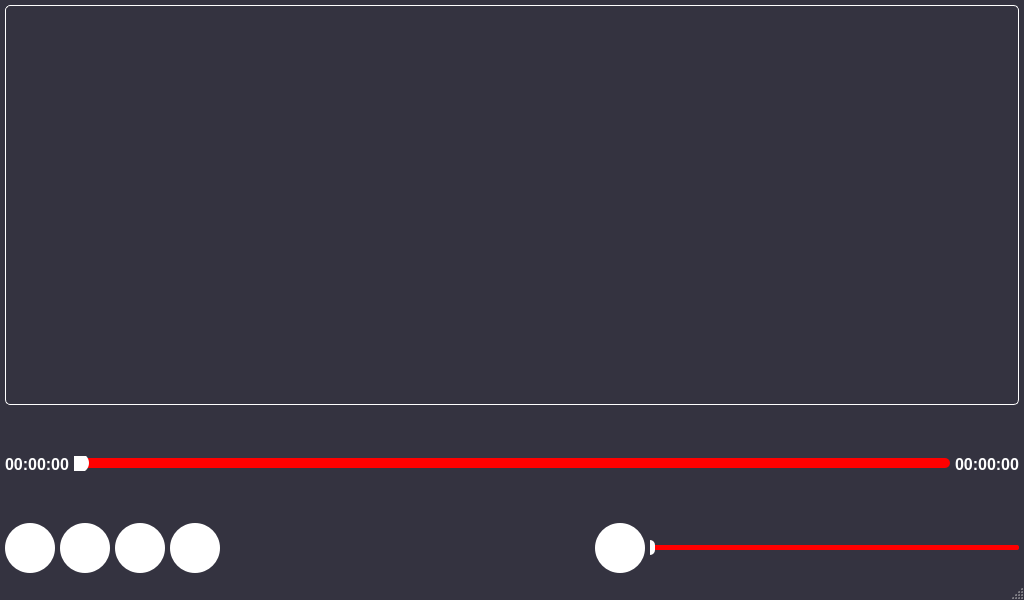
<?xml version="1.0" encoding="UTF-8"?>
<ui version="4.0">
 <class>VideoWindow</class>
 <widget class="QMainWindow" name="VideoWindow">
  <property name="geometry">
   <rect>
    <x>0</x>
    <y>0</y>
    <width>1024</width>
    <height>600</height>
   </rect>
  </property>
  <property name="windowTitle">
   <string>Video Player</string>
  </property>
  <property name="styleSheet">
   <string notr="true">QMainWindow {
    background-color: rgb(52,51,64);
}
QLabel {
    color: rgb(255,255,255);
}</string>
  </property>
  <widget class="QWidget" name="centralwidget">
   <layout class="QVBoxLayout" name="verticalLayout">
    <property name="spacing">
     <number>5</number>
    </property>
    <property name="leftMargin">
     <number>5</number>
    </property>
    <property name="topMargin">
     <number>5</number>
    </property>
    <property name="rightMargin">
     <number>5</number>
    </property>
    <property name="bottomMargin">
     <number>5</number>
    </property>
    <item>
     <widget class="QGroupBox" name="groupBox_Video">
      <property name="minimumSize">
       <size>
        <width>0</width>
        <height>400</height>
       </size>
      </property>
      <property name="styleSheet">
       <string notr="true">QGroupBox {
    border: 1px solid rgb(255,255,255);
    border-radius: 5px;
}</string>
      </property>
      <property name="title">
       <string/>
      </property>
     </widget>
    </item>
    <item>
     <layout class="QHBoxLayout" name="timeLayout">
      <item>
       <widget class="QLabel" name="label_Current_Time">
        <property name="minimumSize">
         <size>
          <width>60</width>
          <height>20</height>
         </size>
        </property>
        <property name="font">
         <font>
          <pointsize>12</pointsize>
          <bold>true</bold>
         </font>
        </property>
        <property name="text">
         <string>00:00:00</string>
        </property>
       </widget>
      </item>
      <item>
       <widget class="QSlider" name="horizontalSlider_Duration">
        <property name="styleSheet">
         <string notr="true">QSlider::groove:horizontal {
    height: 10px;
    background: red;
    border-radius: 5px;
}
QSlider::handle:horizontal {
    background: rgb(255,255,255);
    width: 20px;
    height: 20px;
    margin: -5px -5px;
    border-radius: 10px;
}</string>
        </property>
        <property name="orientation">
         <enum>Qt::Orientation::Horizontal</enum>
        </property>
       </widget>
      </item>
      <item>
       <widget class="QLabel" name="label_Total_Time">
        <property name="minimumSize">
         <size>
          <width>60</width>
          <height>20</height>
         </size>
        </property>
        <property name="font">
         <font>
          <pointsize>12</pointsize>
          <bold>true</bold>
         </font>
        </property>
        <property name="text">
         <string>00:00:00</string>
        </property>
       </widget>
      </item>
     </layout>
    </item>
    <item>
     <layout class="QHBoxLayout" name="controlsLayout">
      <item>
       <widget class="QPushButton" name="pushButton_Seek_Backward">
        <property name="minimumSize">
         <size>
          <width>50</width>
          <height>50</height>
         </size>
        </property>
        <property name="styleSheet">
         <string notr="true">QPushButton {
    border: none;
    border-radius: 25px;
    background-color: rgb(255,255,255);
    color: rgb(52,51,64);
    padding: 0px;
}</string>
        </property>
        <property name="text">
         <string/>
        </property>
        <property name="iconSize">
         <size>
          <width>32</width>
          <height>32</height>
         </size>
        </property>
       </widget>
      </item>
      <item>
       <widget class="QPushButton" name="pushButton_Play_Pause">
        <property name="minimumSize">
         <size>
          <width>50</width>
          <height>50</height>
         </size>
        </property>
        <property name="styleSheet">
         <string notr="true">QPushButton {
    border: none;
    border-radius: 25px;
    background-color: rgb(255,255,255);
    color: rgb(52,51,64);
    padding: 0px;
}</string>
        </property>
        <property name="text">
         <string/>
        </property>
        <property name="iconSize">
         <size>
          <width>32</width>
          <height>32</height>
         </size>
        </property>
       </widget>
      </item>
      <item>
       <widget class="QPushButton" name="pushButton_Stop">
        <property name="minimumSize">
         <size>
          <width>50</width>
          <height>50</height>
         </size>
        </property>
        <property name="styleSheet">
         <string notr="true">QPushButton {
    border: none;
    border-radius: 25px;
    background-color: rgb(255,255,255);
    color: rgb(52,51,64);
    padding: 0px;
}</string>
        </property>
        <property name="text">
         <string/>
        </property>
        <property name="iconSize">
         <size>
          <width>32</width>
          <height>32</height>
         </size>
        </property>
       </widget>
      </item>
      <item>
       <widget class="QPushButton" name="pushButton_Seek_Forward">
        <property name="minimumSize">
         <size>
          <width>50</width>
          <height>50</height>
         </size>
        </property>
        <property name="styleSheet">
         <string notr="true">QPushButton {
    border: none;
    border-radius: 25px;
    background-color: rgb(255,255,255);
    color: rgb(52,51,64);
    padding: 0px;
}</string>
        </property>
        <property name="text">
         <string/>
        </property>
        <property name="iconSize">
         <size>
          <width>32</width>
          <height>32</height>
         </size>
        </property>
       </widget>
      </item>
      <item>
       <spacer name="horizontalSpacer">
        <property name="orientation">
         <enum>Qt::Orientation::Horizontal</enum>
        </property>
        <property name="sizeHint" stdset="0">
         <size>
          <width>40</width>
          <height>20</height>
         </size>
        </property>
       </spacer>
      </item>
      <item>
       <widget class="QPushButton" name="pushButton_Volume">
        <property name="minimumSize">
         <size>
          <width>50</width>
          <height>50</height>
         </size>
        </property>
        <property name="styleSheet">
         <string notr="true">QPushButton {
    border: none;
    border-radius: 25px;
    background-color: rgb(255,255,255);
    color: rgb(52,51,64);
    padding: 0px;
}</string>
        </property>
        <property name="text">
         <string/>
        </property>
        <property name="iconSize">
         <size>
          <width>32</width>
          <height>32</height>
         </size>
        </property>
       </widget>
      </item>
      <item>
       <widget class="QSlider" name="horizontalSlider_Volume">
        <property name="minimumSize">
         <size>
          <width>150</width>
          <height>0</height>
         </size>
        </property>
        <property name="styleSheet">
         <string notr="true">QSlider::groove:horizontal {
    height: 5px;
    background: red;
    border-radius: 2px;
}
QSlider::handle:horizontal {
    background: rgb(255,255,255);
    width: 10px;
    height: 20px;
    margin: -5px -5px;
    border-radius: 5px;
}</string>
        </property>
        <property name="orientation">
         <enum>Qt::Orientation::Horizontal</enum>
        </property>
       </widget>
      </item>
     </layout>
    </item>
   </layout>
  </widget>
  <widget class="QStatusBar" name="statusbar"/>
 </widget>
 <resources/>
 <connections/>
</ui>
